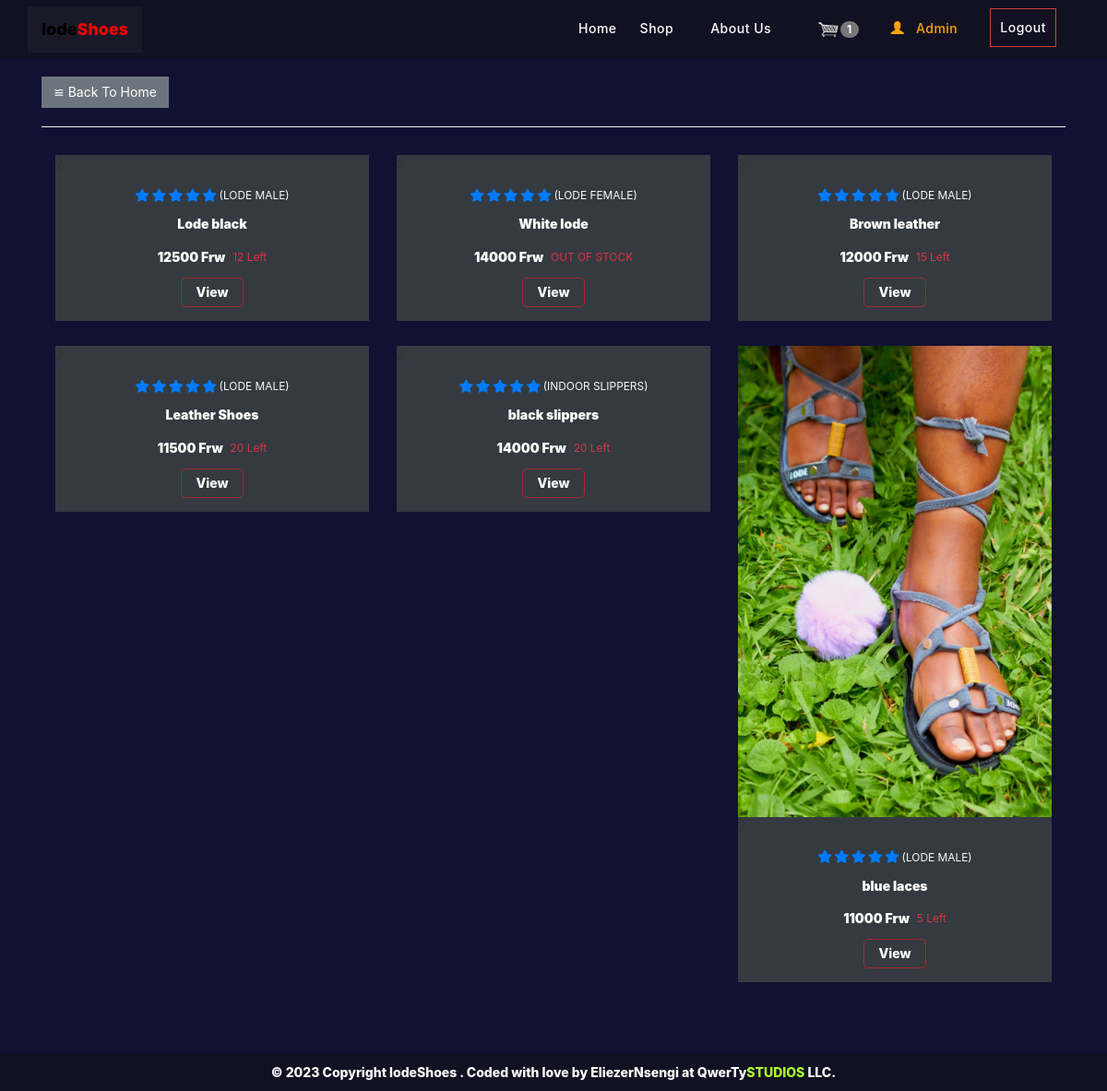
The page /products (signed in) on the database as committed earlier.
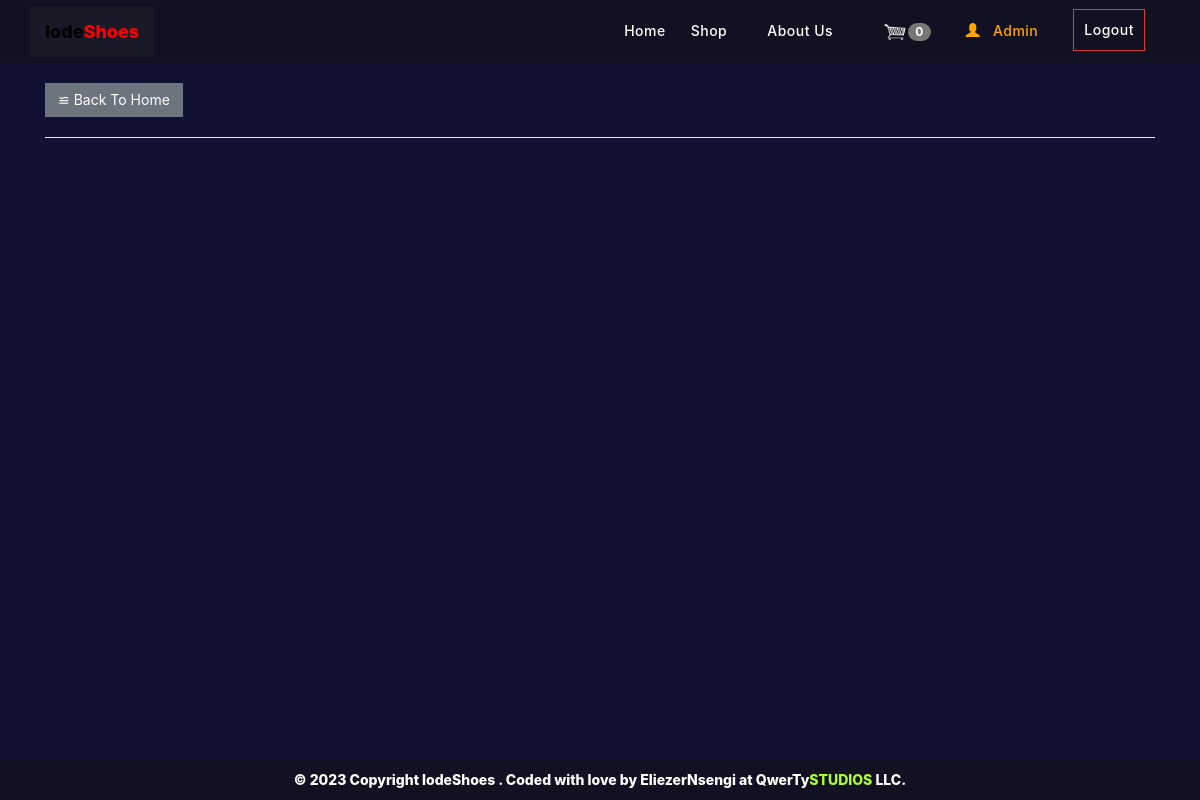
The same page on the database as committed later.
### MainApp/models.py (models this page shows, shortened)
class Product(models.Model):
    name = models.CharField(max_length=100)
    price = models.IntegerField(default=0)
    qty = models.IntegerField(default=1)
    category = models.ForeignKey(Category, on_delete=models.DO_NOTHING)
    image = models.ImageField(upload_to="products")
    image2 = models.ImageField(upload_to="products", blank=True, null=True)
    image3 = models.ImageField(upload_to="products", blank=True, null=True)
    image4 = models.ImageField(upload_to="products", blank=True, null=True)
    reviews = models.IntegerField(default=0)

class Category(models.Model):
    name = models.CharField(max_length=20)
    description = models.TextField()
    image = models.ImageField(upload_to="category/")

### MainApp/views.py (the view)
# urls.py: path("products", Products, name="products"),
def Products(request):
    products = Product.objects.all()
    client = Client.objects.filter(username=request.user).first()
    cart = Cart.objects.filter(client=client).count()
    context = {
        "products": products,
        "title": "shoes | lodeShoes",
        "cart": cart,
    }
    return render(request, "products.html", context)

### MainApp/templates/products.html (shortened to what this page needs)
{%extends 'base.html'%}
{%load static %}
{%block content%}
{%include 'header.html'%}
<div class="container">
    <a href='/' class="btn btn-secondary">&backcong; Back To Home</a>
  </div>
<div class="container">
<hr>
<div class="d-inline-flex flex-wrap  ">
{%for product in products%}
 <div class="col-lg-4 col-md-4  col-sm-4 pb-1 flex-fill" >
                <div class="product-item bg-dark mb-4">
                    <div class="product-img position-relative overflow-hidden" >
                        <a href="/products/{{product.id}}"><img   class="img-fluid w-100" src={{product.image.url}} alt=""></a>2
                    </div>
                    <div class="text-center py-4" >
                        <div class="d-flex align-items-center justify-content-center mb-1">
                            <small class="fa fa-star text-primary mr-1"></small>
                            <small class="fa fa-star text-primary mr-1"></small>
                            <small class="fa fa-star text-primary mr-1"></small>
                            <small class="fa fa-star text-primary mr-1"></small>
                            <small class="fa fa-star text-primary mr-1"></small>
                            <small class="text-light">({{product.category.name}})</small>
                        </div>
                         <div class="d-flex align-items-center justify-content-center mt-2">
                            <h5>{{product.name}}</h5>
                        </div>
                        <div class="d-flex align-items-center justify-content-center">
                            <h5>{{product.price}} Frw</h5>
                            {% if product.qty == 0 %}
                            &nbsp;&nbsp;<small class="text-danger">OUT OF STOCK</small>
                            {% else %}
                            &nbsp;&nbsp;<small class="text-danger">{{product.qty}} Left</small>
                            {% endif %}
                        </div>
            <a style="border: 1px solid brown;" class="btn btn-outline-light mt-2 py-2 px-4" href="products/{{product.id}}">View</a>
                    </div>
                </div>
            </div>
{% endfor %}
</div>
</div>
{% endblock %}

### MainApp/templates/header.html (shortened to what this page needs)
{% load static %}
<nav class="navbar navbar-b navbar-trans navbar-expand-md fixed-top" id="mainNav">
    <div class="container">
        <a style="background-color: rgba(94, 90, 90, 0.11);" class="navbar-brand l navbar-left js-scroll" href="/"><span
                class="color-text">lode<span style="color: red;">Shoes</span> </span></a>
        <div class="  navbar-collapse  collapse justify-content-end" id="navbarDefault">
            <ul class="navbar-nav navbar-right">
                <li class="nav-item"> <a class="nav-link l js-scroll active" href="/">Home</a></li>
                <li class="nav-item"> <a class="nav-link l js-scroll ml-2 mr-4" href="/products">Shop</a></li>
                <li class="nav-item"> <a class="nav-link l js-scroll ml-2 mr-4" href="/about">About Us</a></li>
                {% if user.is_authenticated %}
                <li class="nav-item"><a class="nav-link l js-scroll mr-3" href="/checkout"><img width="20" height="20" src="{%static 'images/cart.png'%}" alt="cart-icon" class="cart-icon "><span class="badge badge-pill primary-color">{{cart}} </span></a></li>
                {%if user.username == "admin" %}
                <li class="nav-item"><a class="nav-link l js-scroll ml-2 mr-4" style="color: orange;" href='/admin'><span class="glyphicon glyphicon-user"></span> &nbsp;
                        {{user.username}}</a></li>
                {%else%}
                <li class="nav-item"><a class="nav-link l js-scroll ml-2 mr-4" style="color: orange;" href='/accounts/{{request.user}}/orders'><span
                            class="glyphicon glyphicon-user"></span>{{request.user}}</a></li>
                {%endif%}
                <li class="nav-item ">
                        <button
                        class="nav-link js-scroll btn btn-danger p-3 mt-1 ml-2 show-modal"
                        data-toggle="modal"
                        data-target="#myModal3"
                      >
                        Logout
                      </button></li>
                {%else%}
                <li class="nav-item "><a class="nav-link js-scroll btn btn-primary p-3 mt-1 ml-2"
                        href="/login">Login</a></li>
                <li class="nav-item "><a style="color:black;" class="nav-link js-scroll btn btn-default p-3 mt-1 ml-2"
                        href="/register">Sign Up</a></li>
                {% endif %}
            </ul>
        </div>
    </div>
</nav>

Rows that differ between the two databases and show on the page:
removed Product: category.name "LODE MALE", name "Lode black", price "12500", qty "12"
removed Product: category.name "LODE FEMALE", name "White lode", price "14000", qty "OUT OF STOCK"
removed Product: category.name "LODE MALE", name "Brown leather", price "12000", qty "15"
removed Product: category.name "LODE MALE", name "Leather Shoes", price "11500", qty "20"
removed Product: category.name "INDOOR SLIPPERS", name "black slippers", price "14000", qty "20"
removed Product: image (picture), category.name "LODE MALE", name "blue laces", price "11000", qty "5"
Other text that changed with them:
{{ cart }}: "1" → "0"
